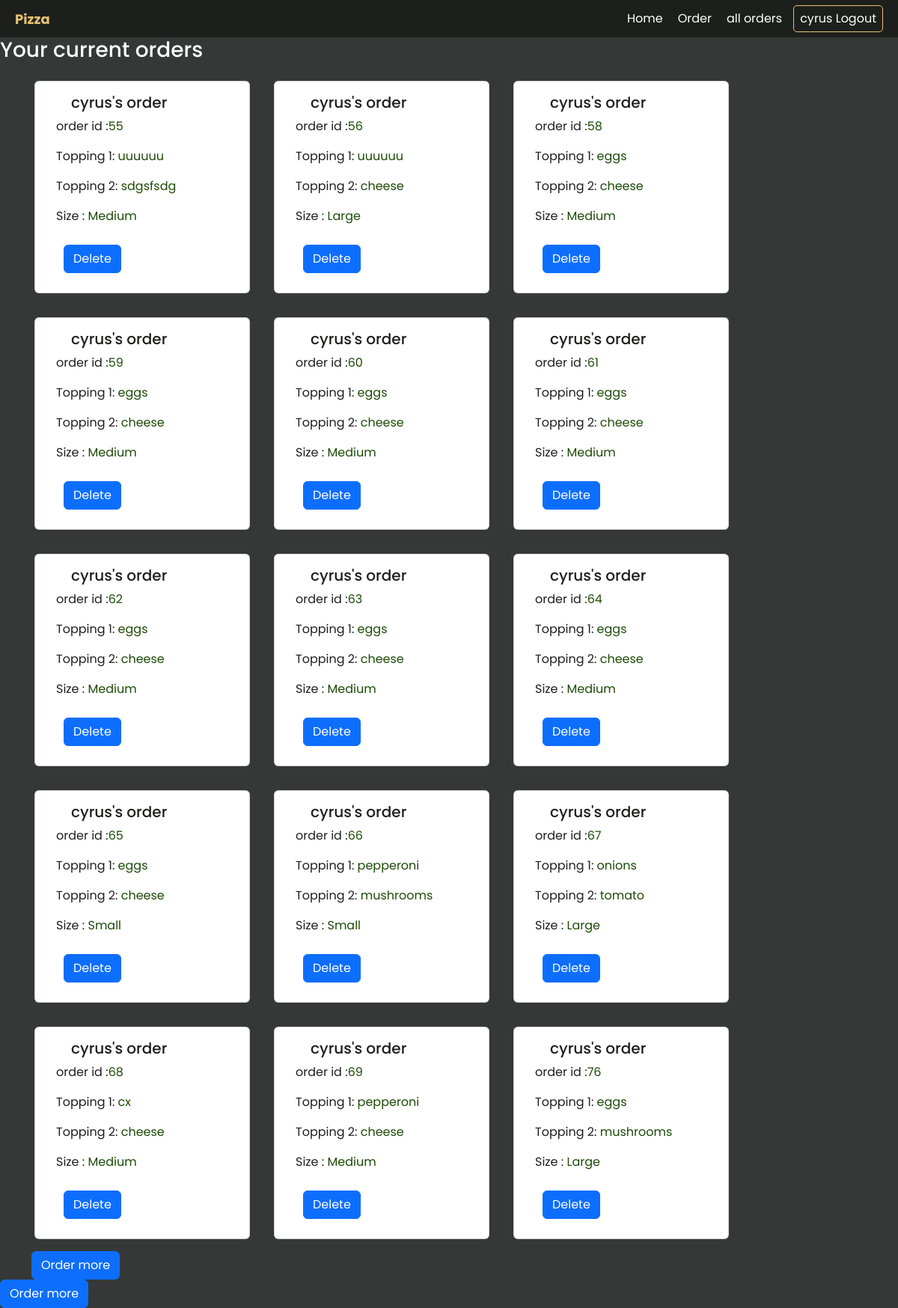
The page /orders/ (signed in) on the database as committed earlier.
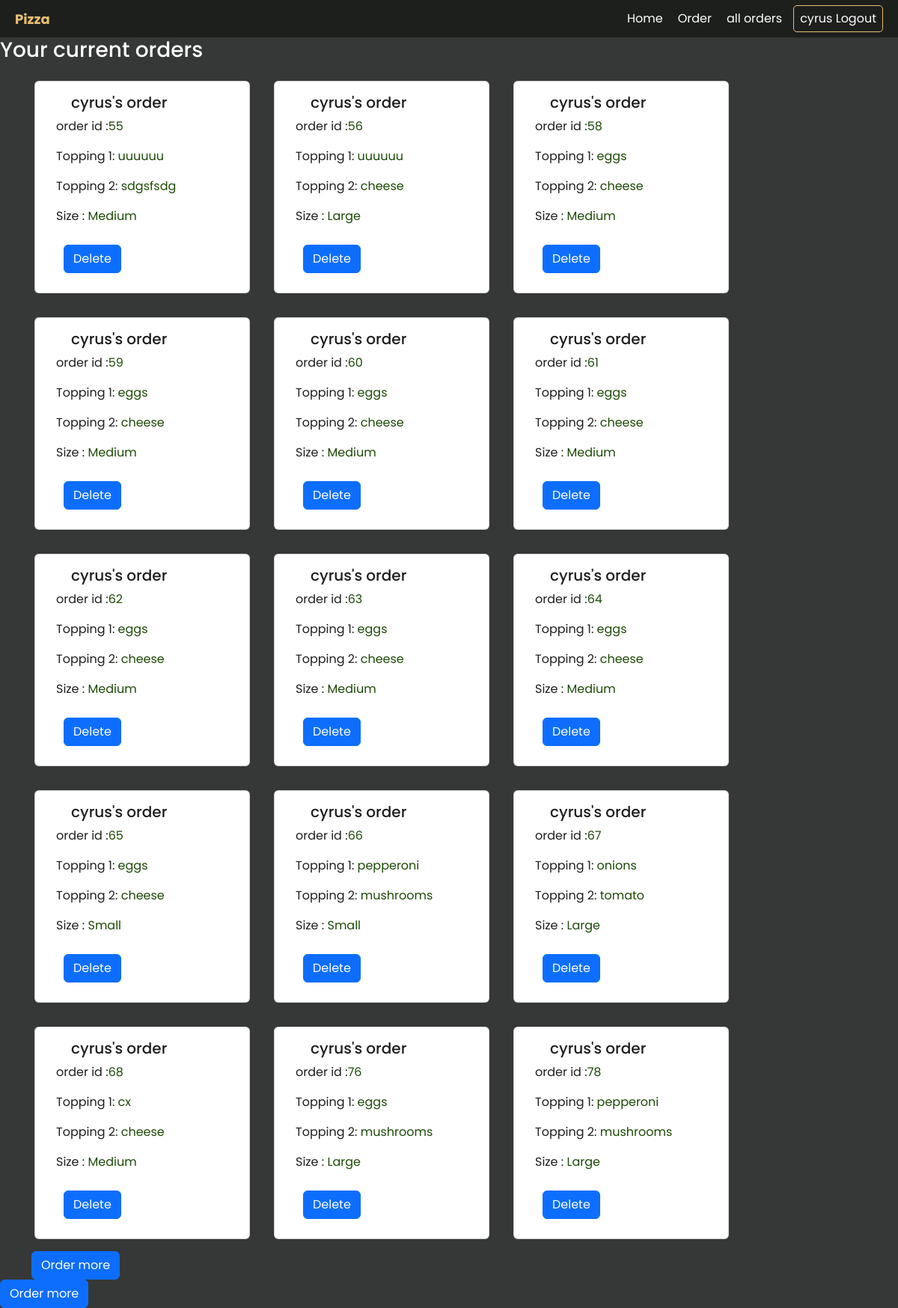
The same page on the database as committed later.
### deliveryapp/models.py (models this page shows, shortened)
class Pizza(models.Model):
    topping1 = models.CharField(max_length=100)
    topping2 = models.CharField(max_length=100)
    size = models.ForeignKey(Size, on_delete=models.CASCADE)
    user = models.ForeignKey(User , on_delete=models.CASCADE)

class Size(models.Model):
    title = models.CharField(max_length=100)
    def __str__(self):
        return self.title

### deliveryapp/views.py (the view)
# urls.py: path('orders/', views.orders , name = 'orders'),
@login_required(login_url='login')
def orders(request):
    orders = Pizza.objects.all()
    filtered_orders = orders.filter(user=request.user)
    context = {
        'orders': filtered_orders
    }
    return render(request, 'pizza/orders.html', context)

### templates/pizza/orders.html
{% extends 'pizza/base.html' %}
{% load static %}
{% block content  %}
      {% if  orders.count == 0 %}
    <h3> You have no orders yet</h3>
     {% else %}
    <h3> Your current orders</h3>
    <div class="container">
   <div class="row">
        {% for order in orders %}
      <div class="card" style="width: 18rem;margin: 1rem">
   <div class="card-body" style="align-content: center">
    <h5 class="card-title" style="margin-left: 20px;color: #1d1f1d"> {{ order.user }}'s  order</h5>
           <p class="card-text" style="color: #1d1f1d">order id :<span style="color: #1c4a06">{{ order.id }}</span> </p>
           <p class="card-text" style="color: #1d1f1d">Topping 1:<span style="color: #1c4a06"> {{ order.topping1}}</span></p>
           <p class="card-text" style="color: #1d1f1d">Topping 2:<span style="color: #1c4a06"> {{ order.topping2}}</span></p>
           <p class="card-text" style="color: #1d1f1d">Size     :<span style="color: #1c4a06"> {{ order.size }}</span></p>
    <a href="{% url 'delete' order.id %}" class="btn btn-primary" style="margin: 10px">Delete</a>
  </div>
</div>
         {% endfor %}
    <div class="col">
    </div>
  </div>
     <a href="{% url 'order' %}" class="btn btn-primary">Order more </a>
</div>
{% endif %}
     <a href="{% url 'order' %}" class="btn btn-primary">Order more </a>
{%  endblock %}

Rows that differ between the two databases and show on the page:
removed Pizza: user "cyrus", id "69", topping1 "pepperoni", topping2 "cheese", size "Medium"
added Pizza: user "cyrus", id "78", topping1 "pepperoni", topping2 "mushrooms", size "Large"
